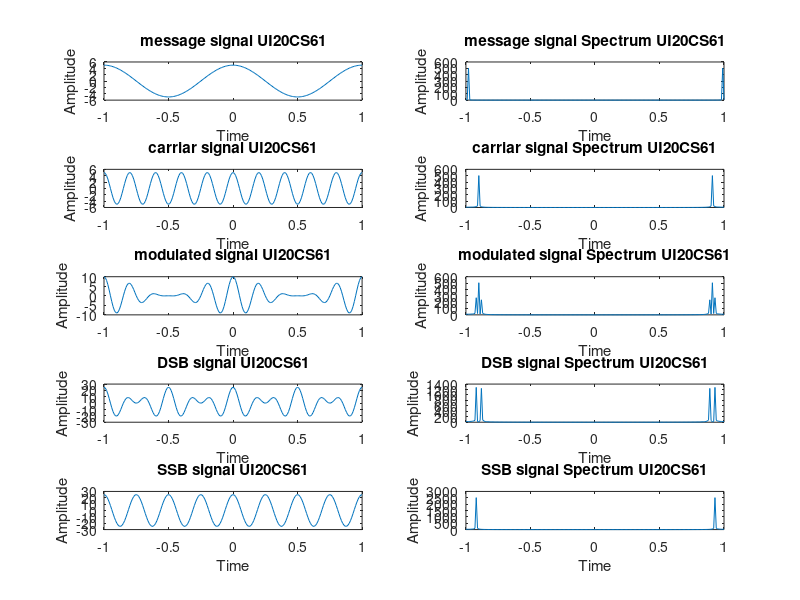

Reproduce this figure in MATLAB.
clc;
clear all;
close all;
figure 1
t=[-1:0.01:1];

fm=1;
fc=5;
fs=10*fc;
Em=5;
Ec=5;
m=Em/Ec;

em=Em.*cos(2*pi*t*fm);
subplot(5,2,1);
plot(t,em);
xlabel('Time');
ylabel('Amplitude');
title('message signal UI20CS61');

subplot(5,2,2);
plot(t,abs(fft(em)));
xlabel('Time');
ylabel('Amplitude');
title('message signal Spectrum UI20CS61');

ec=Ec.*cos(2*pi*t*fc);
subplot(5,2,3);
plot(t,ec);
xlabel('Time');
ylabel('Amplitude');
title('carriar signal UI20CS61');

subplot(5,2,4);
plot(t,abs(fft(ec)));
xlabel('Time');
ylabel('Amplitude');
title('carriar signal Spectrum UI20CS61');

s=Ec*[1 + m*cos(2*pi*fm*t)].*cos(2*pi*fc*t);
subplot(5,2,5);
plot(t,s);
xlabel('Time');
ylabel('Amplitude');
title('modulated signal UI20CS61');

subplot(5,2,6);
plot(t,abs(fft(s)));
xlabel('Time');
ylabel('Amplitude');
title('modulated signal Spectrum UI20CS61');

em1=Em.*sin(2*pi*t*fm);
ec1=Ec.*sin(2*pi*t*fc);
DSB = em.*ec;
SSB = em1.*ec1 + DSB;
subplot(5,2,7);
plot(t,DSB);
xlabel('Time');
ylabel('Amplitude');
title('DSB signal UI20CS61');
subplot(5,2,9);
plot(t,SSB);
xlabel('Time');
ylabel('Amplitude');
title('SSB signal UI20CS61');

subplot(5,2,8);
plot(t,abs(fft(DSB)));
xlabel('Time');
ylabel('Amplitude');
title('DSB signal Spectrum UI20CS61');
subplot(5,2,10);
plot(t,abs(fft(SSB)));
xlabel('Time');
ylabel('Amplitude');
title('SSB signal Spectrum UI20CS61');